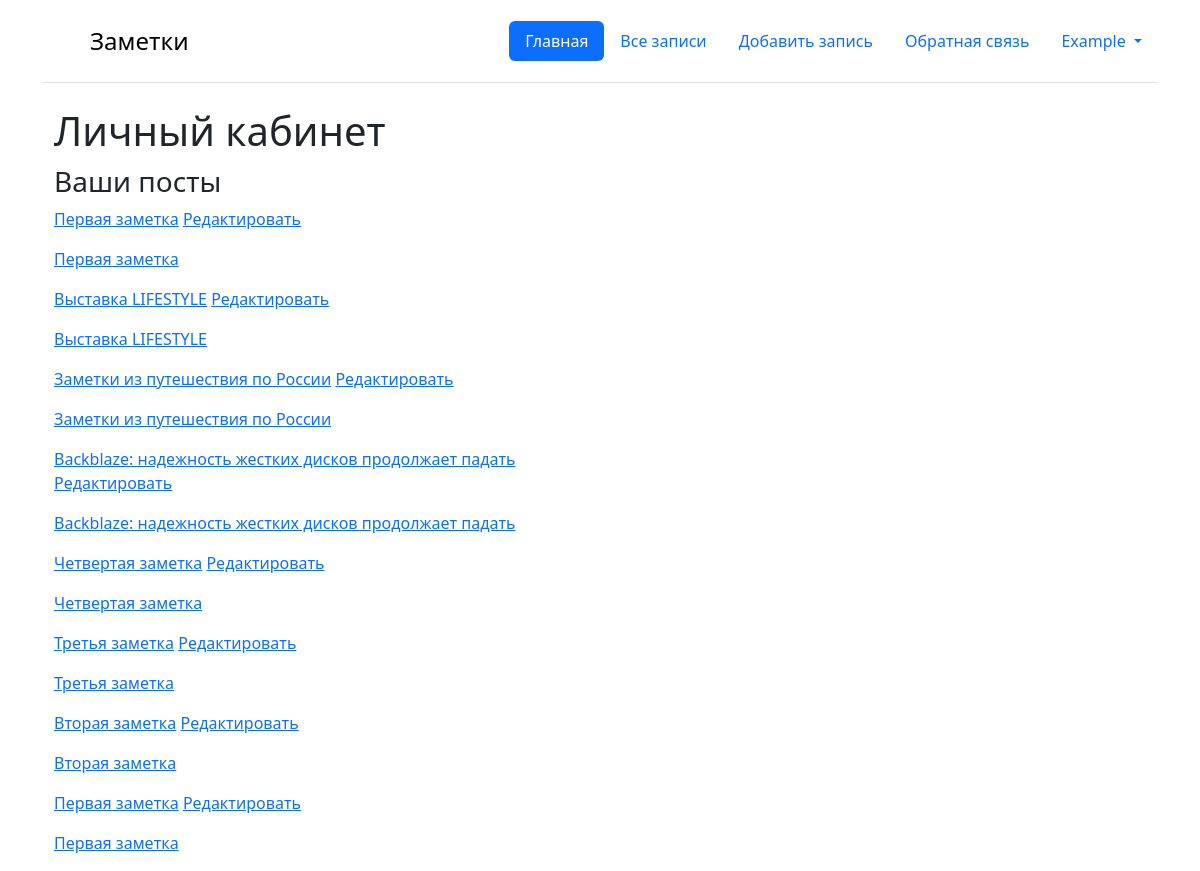
Page /users/home (signed in) on the committed database.
### core/models.py (models this page shows, shortened)
class Note(models.Model):
    title = models.CharField(max_length=200)
    text = models.TextField()
    created_date = models.DateTimeField(auto_now_add=True)
    category = models.ForeignKey(NoteCategory,
                                 blank=True,
                                 null=True,
                                 on_delete=models.SET_NULL,
                                 related_name='category_notes'
                                 )
    profile = models.ForeignKey(Profile,
                                related_name='profile_notes',
                                on_delete=models.CASCADE)
    class Meta:
        verbose_name = 'Заметка'
        verbose_name_plural = 'Заметки'
        ordering = ["-created_date"]

### user/views.py (the view)
# urls.py: 2. Add a URL to urlpatterns:  path('', views.home, name='home')
@login_required
def home(request):
    profile = request.user.profile
    notes = profile.profile_notes.all()
    return render(request, 'user/home.html', {'notes': notes})

### templates/user/home.html
{% extends 'base.html' %}
{% block content %}
<div class="container">
    <div class="col-md-6">
        <h1>Личный кабинет</h1>
        <h3>Ваши посты</h3>
        {% for note in notes %}
            <p><a href="{% url 'note_detail' note.id %}">{{ note.title }}</a>
            <a href="{% url 'note_edit' note.id %}">Редактировать</a>
            </p>
            <p><a href="{% url 'note_detail' note.id %}">{{ note.title }}</a></p>
        {% endfor %}
    </div>
</div>
{% endblock %}

### templates/base.html (shortened to what this page needs)
{% load static %}
<!DOCTYPE html>
<html lang="ru">
<head>
    <link href="https://cdn.jsdelivr.net/npm/bootstrap@5.3.3/dist/css/bootstrap.min.css" rel="stylesheet"
>
</head>
<body>
<div class="container">
    <header class="d-flex flex-wrap justify-content-center py-3 mb-4 border-bottom">
        <a href="{% url 'main' %}"
           class="d-flex align-items-center mb-3 mb-md-0 me-md-auto link-body-emphasis text-decoration-none">
            <svg class="bi me-2" width="40" height="32">
                <use xlink:href="#bootstrap"/>
            </svg>
            <span class="fs-4">Заметки</span>
        </a>
        <ul class="nav nav-pills">
            <li class="nav-item"><a href="{% url 'main' %}" class="nav-link active" aria-current="page">Главная</a></li>
            <li class="nav-item"><a href="{% url 'notes' %}" class="nav-link">Все записи</a></li>
            <li class="nav-item"><a href="{% url 'note_add' %}" class="nav-link">Добавить запись</a></li>
            <li class="nav-item"><a href="{% url 'feedback' %}" class="nav-link">Обратная связь</a></li>
            {% if request.user.is_authenticated %}
            <li class="nav-item dropdown">
                <a class="nav-link dropdown-toggle" href="#" role="button" data-bs-toggle="dropdown"
                   aria-expanded="false">
                    {{ request.user.username }}
                </a>
            </li>
            {% else %}
            <li class="nav-item"><a class="nav-link" href="{% url 'login' %}">Войти</a></li>
            <li class="nav-item"><a class="nav-link" href="{% url 'register' %}">Регистрация</a></li>
            {% endif %}
        </ul>
    </header>
    {% block content %}
    {% endblock %}
</div>
</body>
</html>

### templates/base.html (style rules this page uses)
h1, h2 { margin: 0; padding-bottom: 10px; }
ul { list-style-type: none; padding: 0; }
ul li { padding: 5px 0; }
ul li a { text-decoration: none; color: #333; }

### rows in the picture
Note: title "Первая заметка"
Note: title "Выставка LIFESTYLE"
Note: title "Заметки из путешествия по России"
Note: title "Backblaze: надежность жестких дисков продолжает падать"
Note: title "Четвертая заметка"
Note: title "Третья заметка"
Note: title "Вторая заметка"
Note: title "Первая заметка"

### other values in the picture
{{ request.user.username }} "Example"
